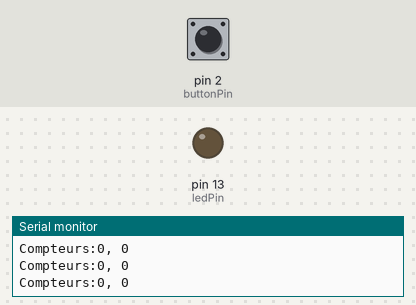
A sketch run on a simulated Arduino Uno, built with avr-gcc and run on an emulated ATmega328P. Shown: output pins drawn as LEDs (lit = HIGH), the last lines printed to the serial monitor. The test bench sets the inputs (shaded band); at power-on: pin 2 (buttonPin) LOW.

Above: at 1.2 s.
1.3 s: pin 2 (buttonPin) pulled HIGH for 0.15 s
At 1.46 s:
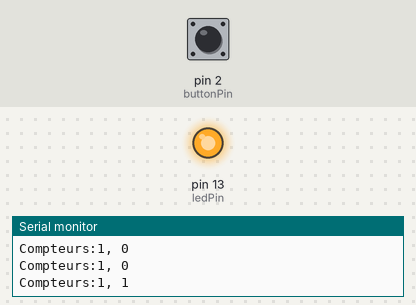
3.0 s: pin 2 (buttonPin) pulled HIGH for 3.2 s
At 7.6 s:
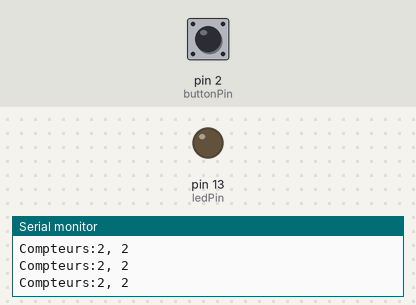
Timing chart, 0 to 9.1 s (numbered marks = the images above; inputs shaded):
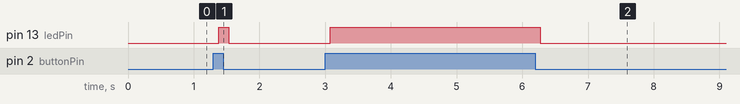

Measured:
- after the input at 1.3 s, pin 13 (ledPin): LOW → HIGH after 0.08 s, → LOW 0.15 s later
- after the input at 3.0 s, pin 13 (ledPin): LOW → HIGH after 0.08 s, → LOW 3.2 s later

The sketch:

software_debouncing.ino
```cpp
// constants won't change. They're used here to set pin numbers:
const int buttonPin = 2; // the number of the pushbutton pin
const int ledPin = 13; // the number of the LED pin
// Variables will change:
int ledState = HIGH; // the current state of the output pin
int buttonState; // the current reading from the input pin
int lastButtonState = LOW; // the previous reading from the input pin
int compteur_filtre; //compteur filtré
int compteur_non_filtre; //compteur non filtré
// the following variables are long's because the time, measured in miliseconds, will quickly become a bigger number than can be stored in an int.
long lastDebounceTime = 0; // the last time the output pin was toggled
long debounceDelay = 50; // the debounce time; increase if the output flickers
void setup() {
Serial.begin (9600);
pinMode(buttonPin, INPUT);
pinMode(ledPin, OUTPUT);
}
void loop() {
// read the state of the switch into a local variable:
int reading = digitalRead(buttonPin);
// check to see if you just pressed the button (i.e. the input went from LOW to HIGH),
//and you've waited long enough since the last press to ignore any noise: If the switch changed, due to noise or pressing:
if (reading != lastButtonState) {
lastDebounceTime = millis(); // reset the debouncing timer
if (reading == 1) { compteur_non_filtre = compteur_non_filtre + 1; }
}
if ((millis() - lastDebounceTime) > debounceDelay)
{ // whatever the reading is at, it's been there for longer than the debounce delay, so take it as the actual current state:
if ((reading == 1) && (reading != buttonState)) { compteur_filtre = compteur_filtre + 1; }
buttonState = reading;
}
digitalWrite(ledPin, buttonState); // set the LED using the state of the button
lastButtonState = reading; // save the reading. Next time through the loop, it'll be the lastButtonState
Serial.print("Compteurs:"); Serial.print(compteur_non_filtre); Serial.print(", "); Serial.println(compteur_filtre);
}
```
